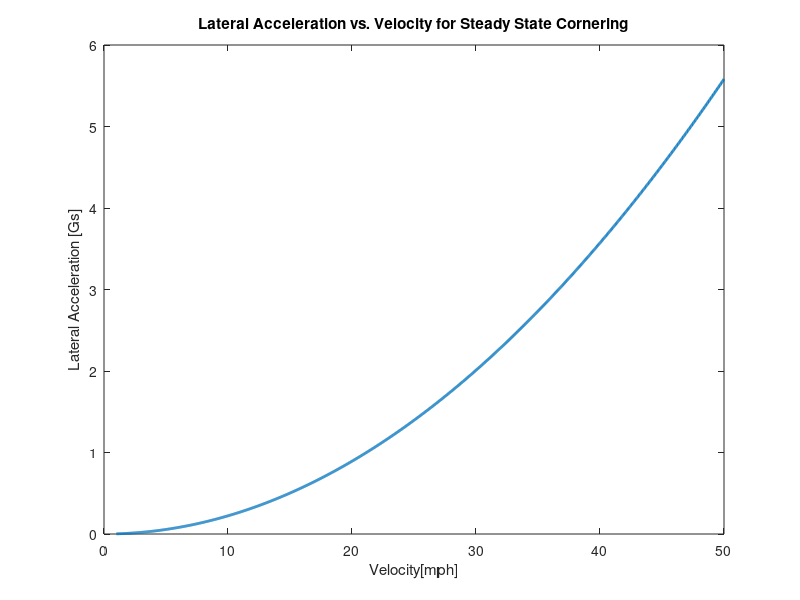
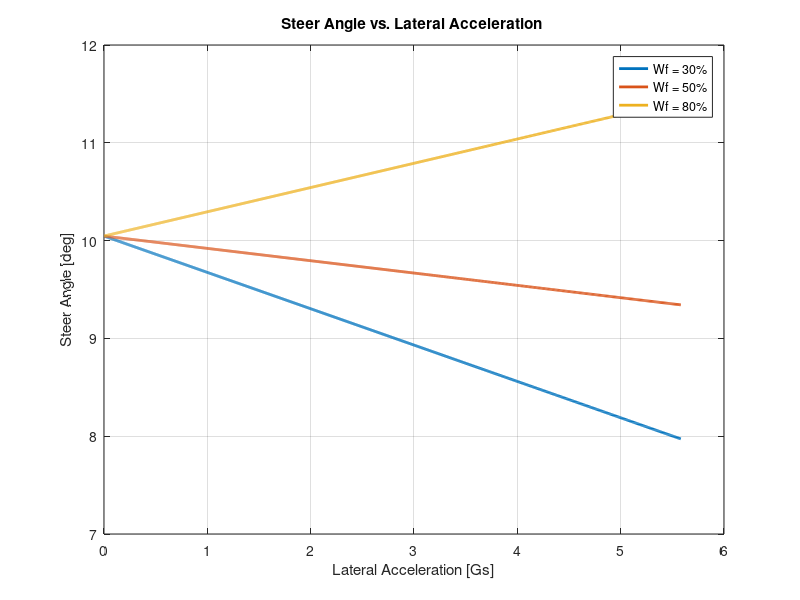
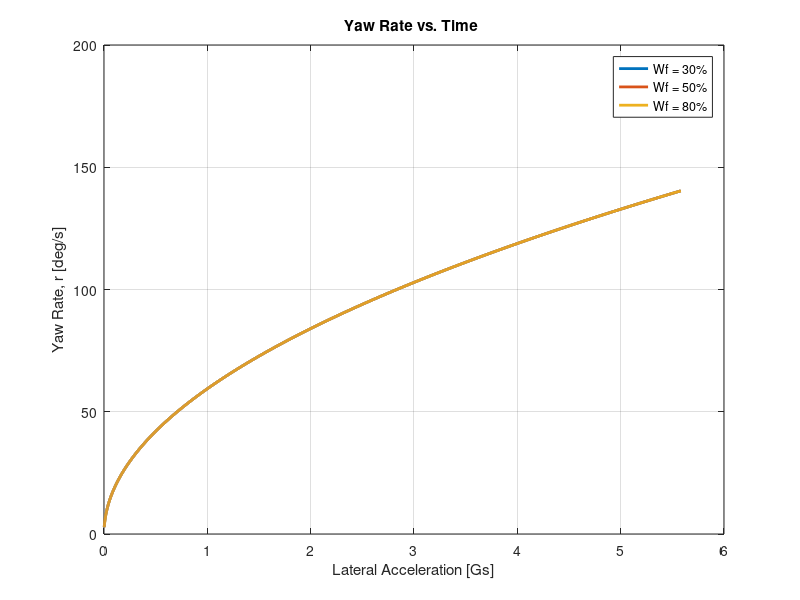
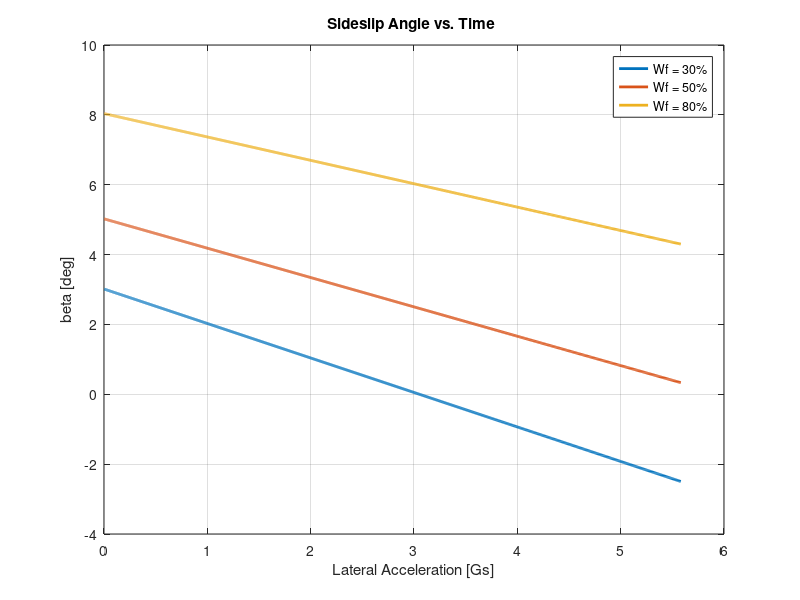

Recreate these plots in MATLAB, in order.
% RVD Project 

m = 287; % Mass [kg]
Iz = 61; % Yaw Inertia [kg*m^2]
l = 1.6; % Wheelbase [m]
Wf = [0.3,0.5,0.8]; % Front Weight Distribution
Ff = Wf*m*9.81; % Front Load [N]
Fr = (1-Wf)*m*9.81; % Rear Load [N]

% Calculate Front and Rear Cornering Stiffness
Cf = 2.0*((-0.01.*abs(Ff).^2)+ 53.*abs(Ff) + 1670);
Cr = 1.7*((-0.01.*abs(Fr).^2)+ 53.*abs(Fr) + 1670);

V = 40*0.44704;% Velocity[m/s]
V_amph = linspace(1,50,1201);% Velocity Gradient [mph]
Va = V_amph'*0.44704;% Velocity Gradient [m/s]
R = 9.125; % Turning Radius [m]
%% Deliverable 1

ay = (Va.^2)./R;% Lateral Acceleration gradient [m/s^2]
figure(1)
plot(V_amph,ay/9.81,'linew',2)
title('Lateral Acceleration vs. Velocity for Steady State Cornering')
xlabel('Velocity[mph]'),ylabel('Lateral Acceleration [Gs]')

%% Deliverable 2

% Front and Rear Wheel Base
lr = Wf.*l;
lf = l - lr;
% Lateral Force Derivatives (Y->beta,r,delta)
Ybeta = -(Cr+Cf);
Yr = (Cr.*lr-Cf.*lf)./Va;
Ydelta = Cf;
% Yaw Moment Derivatives (N->beta,r,delta)
Nbeta = (Cr.*lr-Cf.*lf);
Nr = -(Cf.*lf.^2 + Cr.*lr.^2)./Va;
Ndelta = Cf.*lf;

% Understeer Gradient
UG = (m/l).*(Cr.*lr - Cf.*lf)./(Cr.*Cf);

% State Space: Intial Parameters
dt = 0.01;
t = linspace(0,12,1201);
N = length(t); % Number of Data Points

% Initialize Slip Angle,Beta,and r 
a_f = zeros(N,length(Wf));
a_r = zeros(N,length(Wf));
beta_star = zeros(N,length(Wf));
r_star = zeros(N,length(Wf));
delta_star = zeros(N,length(Wf));
for i=1:3
% Calculating Delta
delta_star(:,i) = (l/R)+UG(i).*ay;    

% Calculating r
r_star(:,i) = delta_star(:,i).*(Nbeta(i).*Ydelta(i)-Ndelta(i).*Ybeta(i))./...
(Nr(:,i).*Ybeta(i)-Nbeta(i).*Yr(:,i)+Nbeta(i)*m.*Va);

% Calculating Beta
beta_star(:,i) = delta_star(:,i).*((Ndelta(i).*(Yr(:,i)-m.*Va)-Ydelta(i).*Nr(:,i)))./...
(Nr(:,i).*Ybeta(i)-Nbeta(i).*Yr(:,i)+Nbeta(i)*m.*Va);

% Calculation alpha
a_f(:,i) = beta_star(:,i) + ((r_star(:,i).*lf(i))./Va)-delta_star(:,i);% Slip Angle Alpha Front
a_r(:,i) = beta_star(:,i) - ((r_star(:,i).*lr(i))./Va); % Slip Angle Alpha Rear
end

figure(2)
plot(ay/9.81,delta_star(:,1)*(180/pi),'linew',2)
hold on
plot(ay/9.81,delta_star(:,2)*(180/pi),'linew',2)
plot(ay/9.81,delta_star(:,3)*(180/pi),'linew',2)
hold off
title('Steer Angle vs. Lateral Acceleration ')
xlabel('Lateral Acceleration [Gs]'),ylabel('Steer Angle [deg]')
legend('Wf = 30%','Wf = 50%','Wf = 80%')
grid on

figure(3)
plot(ay/9.81,r_star(:,1)*(180/pi),'linew',2)
hold on
plot(ay/9.81,r_star(:,2)*(180/pi),'linew',2)
plot(ay/9.81,r_star(:,3)*(180/pi),'linew',2)
hold off
xlabel('Lateral Acceleration [Gs]')
ylabel('Yaw Rate, r [deg/s]')
title('Yaw Rate vs. Time ')
legend('Wf = 30%','Wf = 50%','Wf = 80%')
grid on
% 
figure(4)
plot(ay/9.81,beta_star(:,1)*(180/pi),'linew',2)
hold on
plot(ay/9.81,beta_star(:,2)*(180/pi),'linew',2)
plot(ay/9.81,beta_star(:,3)*(180/pi),'linew',2)
hold off
xlabel('Lateral Acceleration [Gs]')
ylabel('beta [deg]')
title('Sideslip Angle vs. Time ')
legend('Wf = 30%','Wf = 50%','Wf = 80%')
hold off
grid on
% 
figure(5)
plot(ay/9.81,a_f(:,1)*(180/pi),'linew',2)
hold on
plot(ay/9.81,a_f(:,2)*(180/pi),'linew',2)
plot(ay/9.81,a_f(:,3)*(180/pi),'linew',2)
hold off
title('Steady-State Front Sideslip Angle vs. Lateral Acceleration')
xlabel('Lateral Acceleration [Gs]'),ylabel('Alpha[deg]')
legend('a_f,Wf = 30%','a_f,Wf = 50%','a_f,Wf = 80%')
      
grid on 
figure(6)
plot(ay/9.81,a_r(:,1)*(180/pi),'linew',2)
hold on
plot(ay/9.81,a_r(:,2)*(180/pi),'linew',2)
plot(ay/9.81,a_r(:,3)*(180/pi),'linew',2)
hold off
title('Steady-State Rear Sideslip Angle vs. Lateral Acceleration')
xlabel('Lateral Acceleration [Gs]'),ylabel('Alpha[deg]')
legend('a_r,Wf = 30%','a_r,Wf = 50%','a_r,Wf = 80%')
grid on

%% Deliverable 3
alpha_sat = 3*pi/180; % [rad]
tol = .00005;

sat_accel = zeros(2,length(Wf));% Saturation Acceleration
f_sat_accel = zeros(1,length(Wf));% Ruling Saturation Acceleration
CV = zeros(1,length(Wf));% Cornering Velocity
for i=1:3
    
  saf = find(abs(a_f(:,i)) > (alpha_sat-tol) & ...
             abs(a_f(:,i)) < (alpha_sat+tol));% Subindices Alpha Front 
  sar = find(abs(a_r(:,i)) > (alpha_sat-tol) & ...
             abs(a_r(:,i)) < (alpha_sat+tol)); % Subindices Alpha Rear 
  sat_accel(:,i) = [ay(saf);ay(sar)]; % Saturation Acceleration [m/s^2]
  f_sat_accel(:,i) = min(sat_accel(:,i));% Ruling Saturation Acceleration [m/s^2]
  CV(:,i) = sqrt(f_sat_accel(:,i)*R);% Cornering Velocity [m/s]
end

